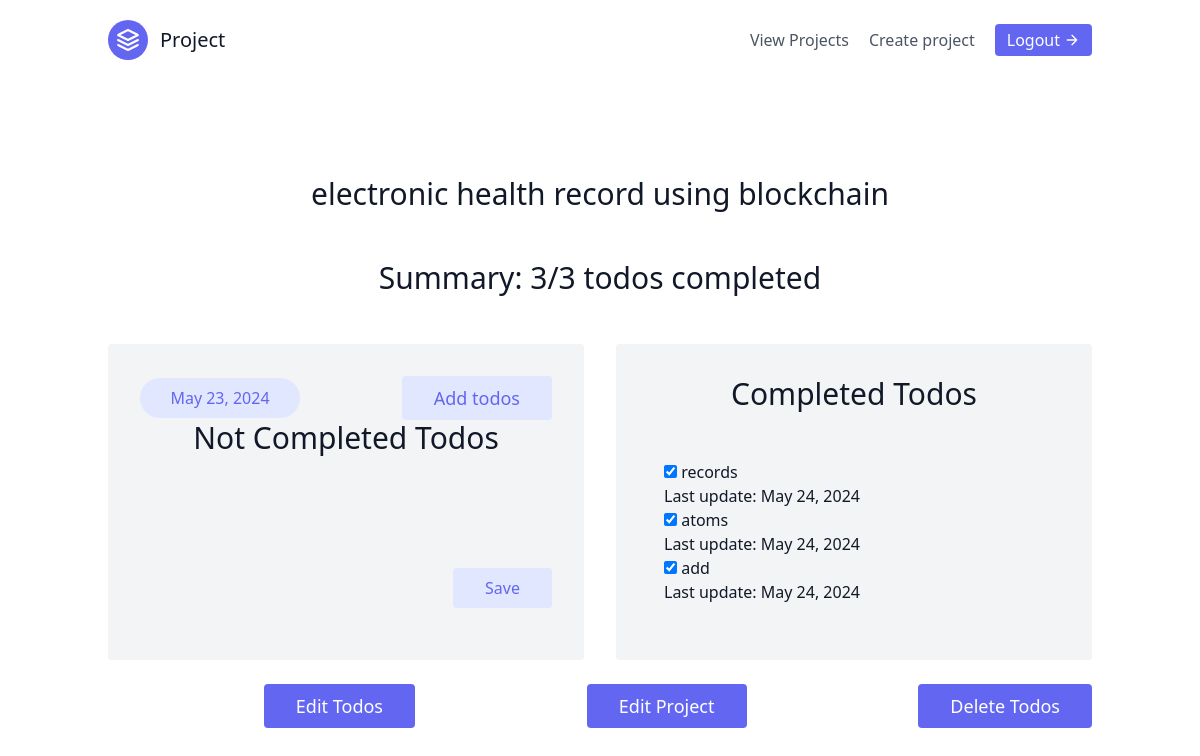
/show_todos/12/ (signed in), run on the app's committed database.
### homechallenge_app/models.py (models this page shows)
class Project(models.Model):
    title=models.CharField(max_length=100)
    todos=models.IntegerField()
    created_date=models.DateField()
    created_by = models.ForeignKey(User, on_delete=models.CASCADE)

class Todolist(models.Model):
    project=models.ForeignKey(Project, on_delete=models.CASCADE)
    description=models.CharField(max_length=500)
    status=models.BooleanField(default=False)
    updated_date=models.DateField()

### homechallenge_app/views.py (the view, shortened to what this page needs)
# urls.py: path('show_todos/<int:project_id>/', views.show_todos, name='show_todos'),
@login_required
def show_todos(request, project_id):
    project = get_object_or_404(Project, id=project_id)
    todos = Todolist.objects.filter(project=project)
    completed_count = todos.filter(status=True).count()
    total_count = todos.count()
    return render(request, 'show_todos.html', {'project': project, 'todos': todos, 'completed_count': completed_count,
        'total_count': total_count})

### templates/show_todos.html (shortened to what this page needs)
{% extends 'base.html' %}
{% block content %}
  <header class="text-gray-600 body-font">
  <div class="container mx-auto flex flex-wrap p-5 flex-col md:flex-row items-center">
    <a class="flex title-font font-medium items-center text-gray-900 mb-4 md:mb-0">
      <svg xmlns="http://www.w3.org/2000/svg" fill="none" stroke="currentColor" stroke-linecap="round" stroke-linejoin="round" stroke-width="2" class="w-10 h-10 text-white p-2 bg-indigo-500 rounded-full" viewBox="0 0 24 24">
        <path d="M12 2L2 7l10 5 10-5-10-5zM2 17l10 5 10-5M2 12l10 5 10-5"></path>
      </svg>
      <span class="ml-3 text-xl">Project</span>
    </a>
    <nav class="md:ml-auto flex flex-wrap items-center text-base justify-center">
      <a href="/view_project/" class="mr-5 hover:text-gray-900">View Projects</a>
      <a class="mr-5 hover:text-gray-900" href="{% url 'create' %}">Create project</a>
    </nav>
    <button class="inline-flex items-center bg-indigo-500 border-0 py-1 px-3 focus:outline-none hover:bg-indigo-200 rounded hover:text-indigo-500 text-white mt-4 md:mt-0"><a href="/logout/">Logout </a>
      <svg fill="none" stroke="currentColor" stroke-linecap="round" stroke-linejoin="round" stroke-width="2" class="w-4 h-4 ml-1" viewBox="0 0 24 24">
        <path d="M5 12h14M12 5l7 7-7 7"></path>
      </svg>
    </button>
  </div>
</header>
  <section class="text-gray-600 body-font">
  <div class="container px-5 py-24 mx-auto">
    <h1 class="text-3xl font-medium title-font text-gray-900 mb-12 text-center"> {{ project.title }}</h1>
    <h3 class="text-3xl font-medium title-font text-gray-900 mb-12 text-center">Summary:  {{ completed_count }}/{{ total_count }} todos completed</h3>
    <div class="flex flex-wrap -m-4">
      <div class="p-4 md:w-1/2 w-full">
        <div class="h-full bg-gray-100 p-8 rounded">
        <div class="flex justify-between items-center">
    <div class="w-40 h-10 inline-flex items-center justify-center rounded-full bg-indigo-100 text-indigo-500 mr-4">
        <p>{{project.created_date}}</p>
    </div>
    <button class="text-indigo-500 bg-indigo-100 border-0 py-2 px-8 focus:outline-none hover:bg-indigo-600 hover:text-white rounded text-lg">
        <a href="/add_todos/{{project.id}}">Add todos</a>
    </button>
</div>
              <h3 class="text-3xl font-medium title-font text-gray-900 mb-12 text-center">Not Completed Todos</h3>
          <a class="inline-flex items-center">
           <form method="post">
          </a>
<div class="button-container flex justify-end mt-4">
      <button type="submit" class="bg-indigo-100 focus:outline-none text-indigo-500 hover:bg-indigo-600 hover:text-white  py-2 px-8 rounded">Save</button>
    </div>
    </div>
      </div>
      <div class="p-4 md:w-1/2 w-full">
        <div class="h-full bg-gray-100 p-8 rounded">
          <h3 class="text-3xl font-medium title-font text-gray-900 mb-12 text-center"> Completed Todos</h3>
          <a class="inline-flex items-center">
            <span class="flex-grow flex flex-col pl-4">
             {% for todo in todos %}
      {% if todo.status %}
              <span class="title-font font-medium text-gray-900"> <input type="checkbox" id="todo_{{ todo.id }}" name="todo_{{ todo.id }}" checked>
            <label for="todo_{{ todo.id }}">{{ todo.description }}</label>
            <p>Last update: {{todo.updated_date}}</p>
              {% endif %}
    {% endfor %}
            </span>
        </div>
      </div>
    </div>
    <div class="flex justify-between">
    <button class="text-white bg-indigo-500 border-0 py-2 px-8 focus:outline-none hover:bg-indigo-600 rounded text-lg">
        <a href="{% url 'edit_project_todos' project.id %}">Edit Todos</a>
    </button>
    <button class="text-white bg-indigo-500 border-0 py-2 px-8 focus:outline-none hover:bg-indigo-600 rounded text-lg ml-4">
        <a href="{% url 'edit_project' project.id %}">Edit Project</a>
    </button>
    <button class="text-white bg-indigo-500 border-0 py-2 px-8 focus:outline-none hover:bg-indigo-600 rounded text-lg ml-4">
        <a href="{% url 'delete_todos' project.id %}">Delete Todos</a>
    </button>
</div>
  </div>
</section>
{% endblock %}

### data on the page
Project: title "electronic health record using blockchain", created_date "May 23, 2024"
Todolist: description "records", updated_date "May 24, 2024"
Todolist: description "atoms", updated_date "May 24, 2024"
Todolist: description "add", updated_date "May 24, 2024"

### other printed values
{{ completed_count }} "3"
{{ total_count }} "3"
